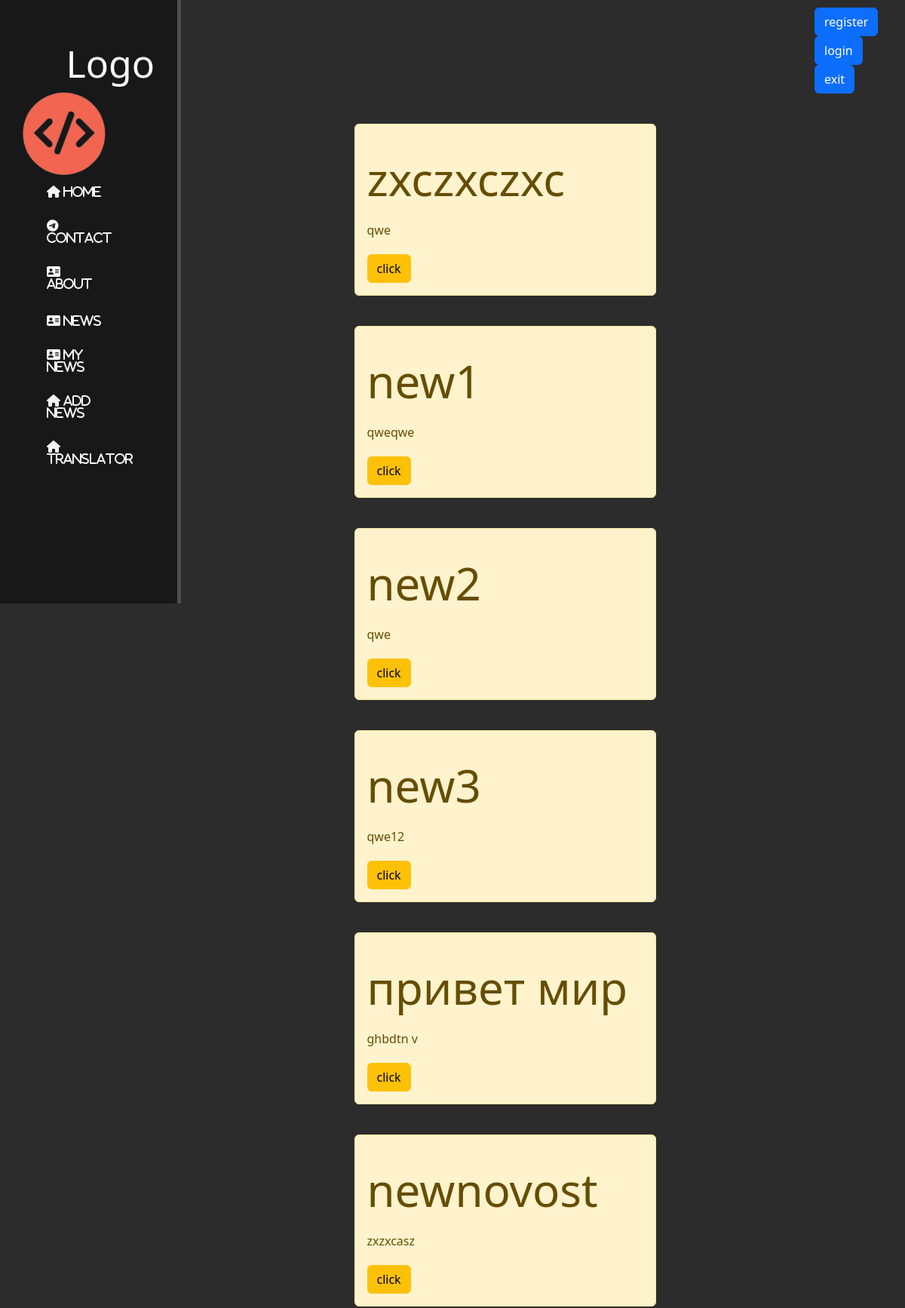
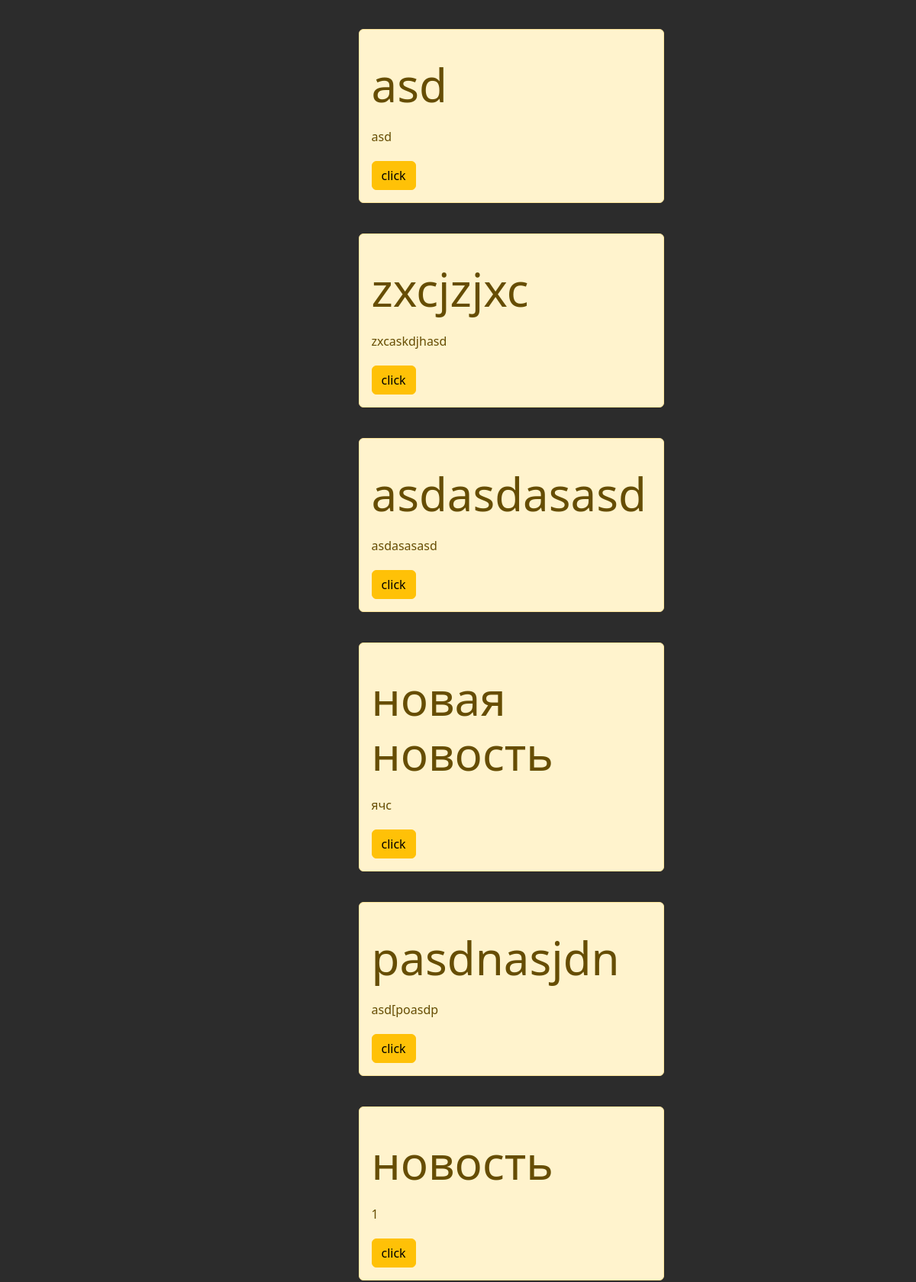
The page /news/my_news (signed in, upper part) on the database its author committed (2 pictures, top to bottom).
### news/models.py (models this page shows, shortened)
class News(models.Model):
    title = models.CharField("Название", max_length=50)
    anons = models.CharField("Анонс", max_length=250)
    text = models.TextField("Текст")
    date = models.DateTimeField("Дата публикации")
    user = models.ForeignKey(User, on_delete=models.CASCADE, null=False, default=6)

### news/views.py (the view)
# urls.py: path("my_news", my_news, name="my_news")
@login_required(login_url="/authentication/login/")
def my_news(request):
    current_user = request.user
    news = News.objects.filter(user = current_user)
    return render(request, "news/my_news.html", context={"news": news})

### news/templates/news/my_news.html (shortened to what this page needs)
{% extends "hello/main.html" %}
{% block content %}
    <div class="feautures">
        {% if news %}
            {% for el in news %}
                <div class="alert alert-warning">
                    <h1>{{el.title}}</h1>
                    <p>{{el.anons}}</p>
                    <a href="{% url 'news_detail' el.id %}" class="btn btn-warning">click</a>
                </div>
            {% endfor %}
        {% else %}
            <p>Нет новостей</p>
        {% endif %}
    </div>
{% endblock content %}

### hello/static/hello/css/style.css (style rules this page uses)
body { background: #2c2c2c; }
main .feautures { float: left; color: #fff; margin-top: 10px; text-align: center; width: 75%; }
main .feautures h1 { font-size: 60px; margin: 20px auto; }
main .feautures p { max-width: 400px; margin: 20px auto; }
.alert-warning { float: left; width: 400px; margin: 20px 34%; text-align: left; }

### rows shown on the page
News: title "zxczxczxc", anons "qwe"
News: title "new1", anons "qweqwe"
News: title "new2", anons "qwe"
News: title "new3", anons "qwe12"
News: title "привет мир", anons "ghbdtn v"
News: title "newnovost", anons "zxzxcasz"
News: title "asd", anons "asd"
News: title "zxcjzjxc", anons "zxcaskdjhasd"
News: title "asdasdasasd", anons "asdasasasd"
News: title "новая новость", anons "ячс"
News: title "pasdnasjdn", anons "asd[poasdp"
News: title "новость", anons "1"
